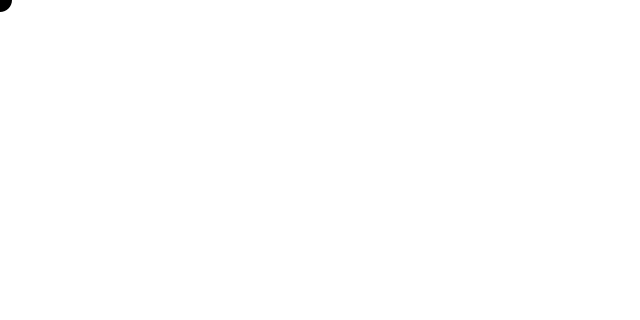
Frame 1 (no input)
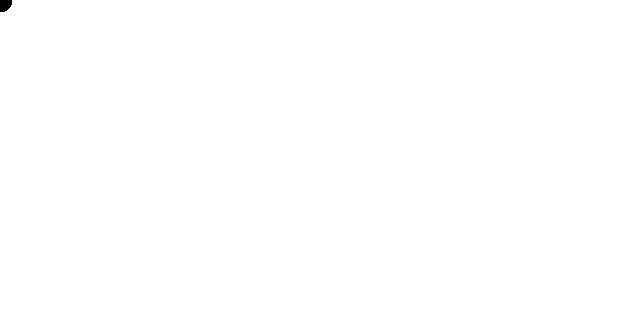
Frame 60 (the mouse pressed at the canvas centre just before this capture)
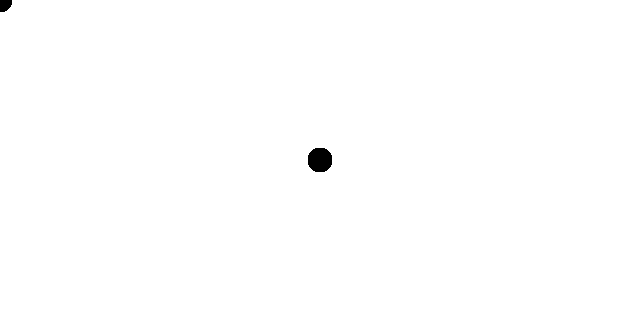
Frame 120 (the mouse held since frame 60 and released just before this capture)

The Processing sketch that drew these frames (run headless with seeded random() and noise(); from frame 60 on, the mouse is pressed at the canvas centre):

// Processing sketch: paintbrush_plain
// ── paintbrush_plain.pde
void setup() {
  size(640, 320);
  background(255);
}

void draw() {
  noStroke();
  fill(0);
  circle(mouseX, mouseY, 24);
}
